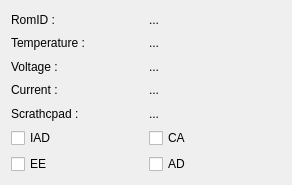
<?xml version="1.0" encoding="UTF-8"?>
<ui version="4.0">
 <class>ds2438ui</class>
 <widget class="QWidget" name="ds2438ui">
  <property name="geometry">
   <rect>
    <x>0</x>
    <y>0</y>
    <width>292</width>
    <height>185</height>
   </rect>
  </property>
  <property name="windowTitle">
   <string>Add Icons</string>
  </property>
  <layout class="QGridLayout" name="gridLayout">
   <item row="1" column="0">
    <widget class="QLabel" name="label_scratchpad_3">
     <property name="text">
      <string>Temperature : </string>
     </property>
    </widget>
   </item>
   <item row="1" column="1">
    <widget class="QLabel" name="temperature">
     <property name="text">
      <string>...</string>
     </property>
    </widget>
   </item>
   <item row="2" column="0">
    <widget class="QLabel" name="label_scratchpad_4">
     <property name="text">
      <string>Voltage : </string>
     </property>
    </widget>
   </item>
   <item row="6" column="0">
    <widget class="QCheckBox" name="EEButton">
     <property name="text">
      <string>EE</string>
     </property>
    </widget>
   </item>
   <item row="0" column="1">
    <widget class="QLabel" name="RomID">
     <property name="text">
      <string>...</string>
     </property>
    </widget>
   </item>
   <item row="4" column="0">
    <widget class="QLabel" name="label_scratchpad_2">
     <property name="text">
      <string>Scrathcpad : </string>
     </property>
    </widget>
   </item>
   <item row="2" column="1">
    <widget class="QLabel" name="voltage">
     <property name="text">
      <string>...</string>
     </property>
    </widget>
   </item>
   <item row="3" column="1">
    <widget class="QLabel" name="current">
     <property name="text">
      <string>...</string>
     </property>
    </widget>
   </item>
   <item row="3" column="0">
    <widget class="QLabel" name="label_scratchpad_5">
     <property name="text">
      <string>Current : </string>
     </property>
    </widget>
   </item>
   <item row="0" column="0">
    <widget class="QLabel" name="labelRomID">
     <property name="text">
      <string>RomID : </string>
     </property>
    </widget>
   </item>
   <item row="4" column="1">
    <widget class="QLabel" name="scratchpad">
     <property name="text">
      <string>...</string>
     </property>
    </widget>
   </item>
   <item row="5" column="0">
    <widget class="QCheckBox" name="IADButton">
     <property name="text">
      <string>IAD</string>
     </property>
    </widget>
   </item>
   <item row="5" column="1">
    <widget class="QCheckBox" name="CAButton">
     <property name="text">
      <string>CA</string>
     </property>
    </widget>
   </item>
   <item row="6" column="1">
    <widget class="QCheckBox" name="ADButton">
     <property name="text">
      <string>AD</string>
     </property>
    </widget>
   </item>
  </layout>
 </widget>
 <resources/>
 <connections/>
</ui>
